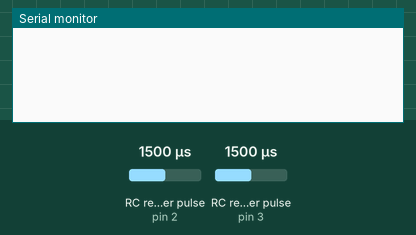
Recording of a sketch running on a simulated Arduino Uno, built with avr-gcc and run on an emulated ATmega328P. On the bench: the last lines printed to the serial monitor. Wiring (inferred from the names in the program): 2 × RC receiver channel: data pin 2 / data pin 3. Inputs (shaded band) come from the test bench; at power-on: RC receiver pulse (sensors on pin 2, pin 3) 1500 µs.

Above: at 1.2 s.
1.3 s: RC receiver pulse (sensor on pin 2) set to 1020 µs
At 2.1 s:
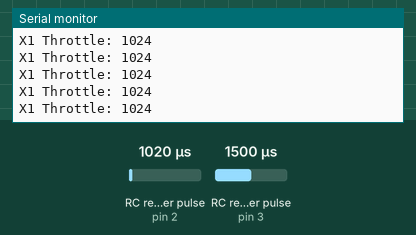
3.2 s: RC receiver pulse (sensor on pin 3) set to 1020 µs
4.7 s: RC receiver pulse (sensor on pin 2) set to 1980 µs
At 5.8 s:
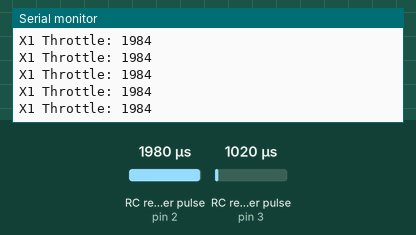
7.7 s: RC receiver pulse (sensor on pin 3) set to 1250 µs
10.7 s: RC receiver pulse (sensor on pin 2) set to 1500 µs
At 11.8 s:
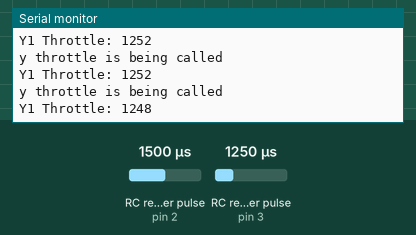
13.7 s: RC receiver pulse (sensor on pin 2) set to 1250 µs
At 14.8 s:
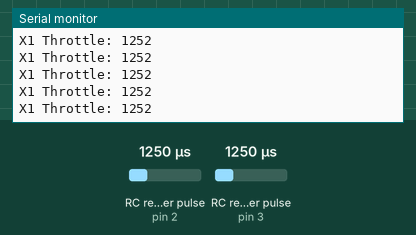
Timing chart, 0 to 16.7 s (numbered marks = the images above; inputs shaded):
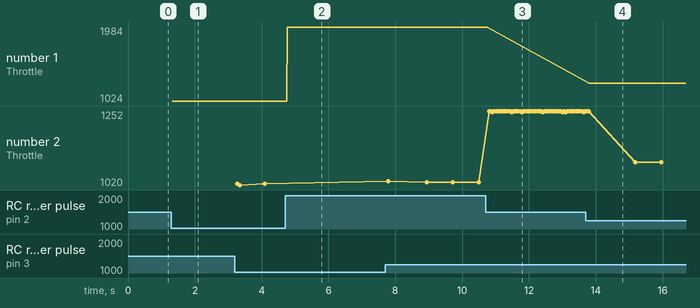

Measured:
- after the input at 1.3 s, the serial monitor: prints a new line at once (image 1)
- after the input at 4.7 s, the serial monitor: prints a new line after 0.07 s (image 2)
- after the input at 10.7 s, the serial monitor: prints a new line after 0.10 s (image 3)
- after the input at 13.7 s, the serial monitor: prints a new line after 0.11 s (image 4)
- plotted number 1: 1024 → 1984 after the input at 4.7 s
- plotted number 2: 1024 → 1028 after the input at 7.7 s, 1028 → 1252 after the input at 10.7 s, 1252 → 1092 after the input at 13.7 s

The sketch:

FVFQ68QII4UHHZB.ino
```cpp
#define THROTTLE_SIGNAL_X1_IN digitalPinToInterrupt(2) // INTERRUPT 0 = DIGITAL PIN 2 - use the interrupt number in attachInterrupt
#define THROTTLE_SIGNAL_Y1_IN digitalPinToInterrupt(3) // INTERRUPT 0 = DIGITAL PIN 3 - use the interrupt number in attachInterrupt
#define THROTTLE_SIGNAL_X2_IN digitalPinToInterrupt(18) // INTERRUPT 0 = DIGITAL PIN 18 - use the interrupt number in attachInterrupt
#define THROTTLE_SIGNAL_Y2_IN digitalPinToInterrupt(19) // INTERRUPT 0 = DIGITAL PIN 19 - use the interrupt number in attachInterrupt
#define THROTTLE_SIGNAL_X_IN_PIN 2 // INTERRUPT 0 = DIGITAL PIN 2 - use the PIN number in digitalRead
#define THROTTLE_SIGNAL_Y_IN_PIN 3 // INTERRUPT 0 = DIGITAL PIN 3 - use the PIN number in digitalRead

#define NEUTRAL_THROTTLE 1500 // this is the duration in microseconds of neutral throttle on an electric RC Car
#define NEUTRAL_TOLLERANCE 50 // Anything less than this is ignored
volatile int x1ThrottleIn = NEUTRAL_THROTTLE; // volatile, we set this in the Interrupt and read it in loop so it must be declared volatile
volatile int y1ThrottleIn = NEUTRAL_THROTTLE;
volatile int x2ThrottleIn = NEUTRAL_THROTTLE;
volatile int y2ThrottleIn = NEUTRAL_THROTTLE;


volatile unsigned long ulStartPeriod = 0; // set in the interrupt
volatile boolean bNewThrottleSignal = false; // set in the interrupt and read in the loop
// we could use nThrottleIn = 0 in loop instead of a separate variable, but using bNewThrottleSignal to indicate we have a new signal
// is clearer for this first example
void onX1Throttle(int throttle)
{
  Serial.print("X1 Throttle: ");
  Serial.println(throttle);
}
void onY1Throttle(int throttle)
{
  Serial.print("Y1 Throttle: ");
  Serial.println(throttle);
}
void onX2Throttle(int throttle)
{
  Serial.print("X2 Throttle: ");
  Serial.println(throttle);
}
void onY2Throttle(int throttle)
{
  Serial.print("Y2 Throttle: ");
  Serial.println(throttle);
}
void setup()
{
  // tell the Arduino we want the function calcInput to be called whenever INT0 (digital pin 2) changes from HIGH to LOW or LOW to HIGH
  // catching these changes will allow us to calculate how long the input pulse is
  attachInterrupt(THROTTLE_SIGNAL_X1_IN,calcInputX1,CHANGE);
  attachInterrupt(THROTTLE_SIGNAL_Y1_IN,calcInputY1,CHANGE);

  Serial.begin(9600);
}

void loop()
{
 // if a new throttle signal has been measured, lets print the value to serial, if not our code could carry on with some other processing

 // other processing ...
}

void calcInputX1()
{
  // if the pin is high, its the start of an interrupt
  if(digitalRead(THROTTLE_SIGNAL_X_IN_PIN) == HIGH)
  {
    // get the time using micros - when our code gets really busy this will become inaccurate, but for the current application its
    // easy to understand and works very well
    ulStartPeriod = micros();
  }
  else
  {
    // if the pin is low, its the falling edge of the pulse so now we can calculate the pulse duration by subtracting the
    // start time ulStartPeriod from the current time returned by micros()
    if(ulStartPeriod && (bNewThrottleSignal == false))
    {
      x1ThrottleIn = (int)(micros() - ulStartPeriod);
      ulStartPeriod = 0;

      // tell loop we have a new signal on the throttle channel
      // we will not update nThrottleIn until loop sets
      // bNewThrottleSignal back to false
      if (x1ThrottleIn<NEUTRAL_THROTTLE-NEUTRAL_TOLLERANCE || x1ThrottleIn>NEUTRAL_THROTTLE+NEUTRAL_TOLLERANCE && x1ThrottleIn>1000)
        onX1Throttle(x1ThrottleIn);
    }
  }
}

void calcInputY1()
{
  // if the pin is high, its the start of an interrupt
  if(digitalRead(THROTTLE_SIGNAL_Y_IN_PIN) == HIGH)
  {
    // get the time using micros - when our code gets really busy this will become inaccurate, but for the current application its
    // easy to understand and works very well
    ulStartPeriod = micros();
  }
  else
  {
    // if the pin is low, its the falling edge of the pulse so now we can calculate the pulse duration by subtracting the
    // start time ulStartPeriod from the current time returned by micros()
    if(ulStartPeriod && (bNewThrottleSignal == false))
    {
      y1ThrottleIn = (int)(micros() - ulStartPeriod);
      ulStartPeriod = 0;

      // tell loop we have a new signal on the throttle channel
      // we will not update nThrottleIn until loop sets
      // bNewThrottleSignal back to false
      if ((y1ThrottleIn<NEUTRAL_THROTTLE-NEUTRAL_TOLLERANCE || y1ThrottleIn>NEUTRAL_THROTTLE+NEUTRAL_TOLLERANCE) && y1ThrottleIn>1000)
      {
        Serial.println("y throttle is being called");
        onY1Throttle(y1ThrottleIn);
      }
    }
  }
}
```
